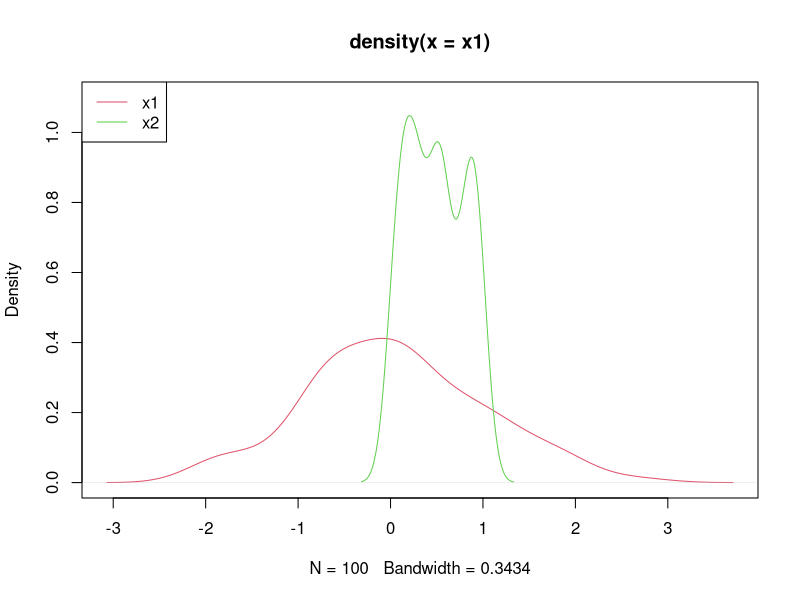

Recreate this plot in R.
# Read the data back into R
data_read <- read.csv("data.csv")

# Extract vectors from the data frame
x1 <- data_read$x1
x2 <- data_read$x2

# Plot the density
plot(density(x1), ylim = c(0, 1.1), col = 2)  # Draw density plot for x1
lines(density(x2), col = 3)  # Add density plot for x2
legend("topleft", c("x1", "x2"), col = 2:3, lty = 1)

# Perform Shapiro-Wilk test for normality
shapiro.test(x1)  # Apply shapiro.test for x1
shapiro.test(x2)  # Apply shapiro.test for x2
